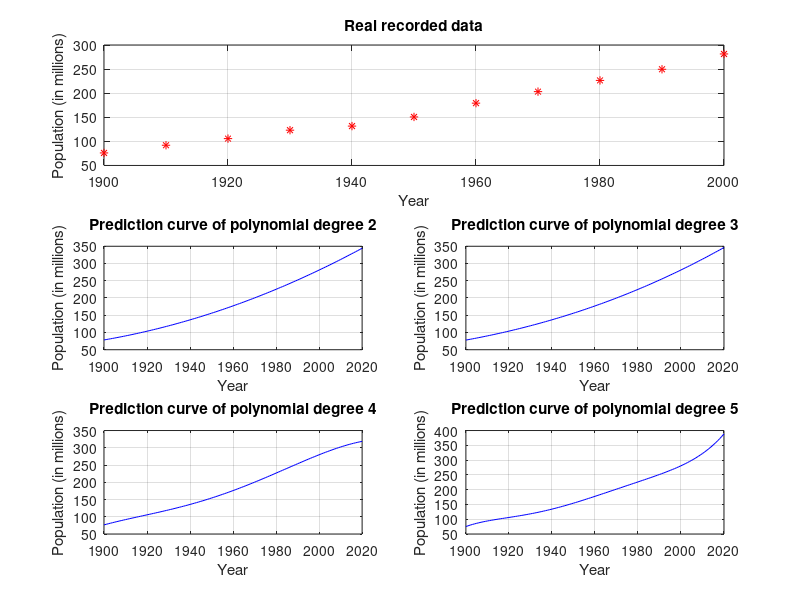

MATLAB code to generate this figure:
clc;
clear;

% Insert / Read input data
yearsRecorded = 1900:10:2000;
population = [75.995, 91.972, 105.711, 123.203, 131.699, 150.697,179.323, 203.212, 226.505, 249.633, 281.422];

% Plot input data for reference
subplot(3,2, 1:2);
plot(yearsRecorded, population, 'r*');
xlabel("Year"); ylabel("Population (in millions)"); title("Real recorded data"); grid;


% Plot prediction curves
yearsToPredict = 1900:2020;

for i = 2:5
  subplot(3,2, i+1);
  predictionCurve = polyval(polyfit(yearsRecorded, population, i), yearsToPredict);
  plot(yearsToPredict, predictionCurve, '-b'); xlabel("Year"); ylabel("Population (in millions)");
  title(["Prediction curve of polynomial degree " num2str(i)]); grid;

endfor
